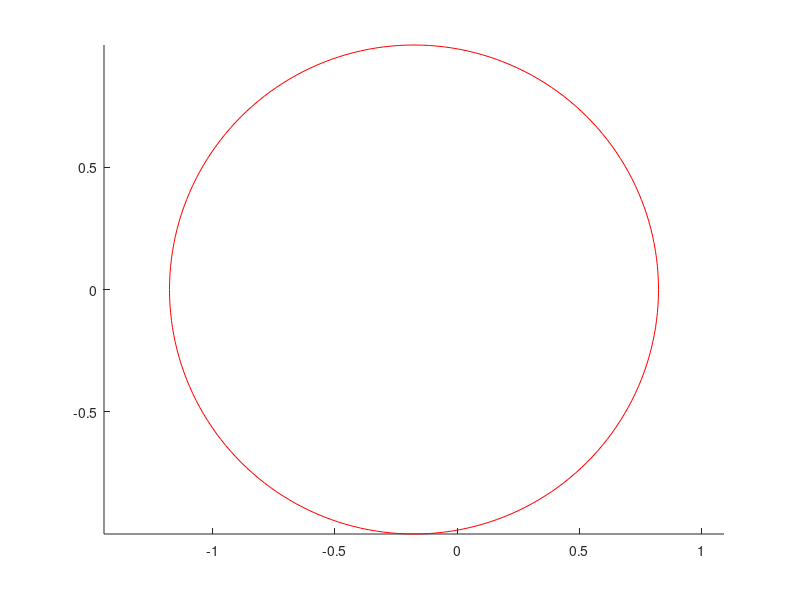

Write MATLAB code to recreate this figure. (Note: this script raises an error after producing the figure.)
clf
axis equal
hold on
x1=-sqrt(2)/8;
y1=0;
rc1=1;
[x,y,z] = cylinder(rc1,200);
plot(x(1,:)+x1,y(1,:)+y1,'r')
X1 = zeros(10,2);
for t=1:30
[x,y]=cirrdnPJ(x1,y1,rc1);
 X1(t,:) = [x y];
plot(x,y,'x'); 
end
hold on
x2= sqrt(2)/8;
y2 = 0;
rc2 = 1;
[x,y,z] = cylinder(rc2,200);
plot(x(1,:)+x2,y(1,:)+y2,'r')
X2 = zeros(10,2);
for t=1:30
[x,y]=cirrdnPJ(x2,y2,rc2);
X2(t,:) = [ x y];
plot(x,y,'x');
end
X = [X1;X2];
%generated 20 points
[A,b,c,Aeq,beq,lb,ub]= lindual(X',2);
[rtn,fval] = linprog(-c,A,b,Aeq,beq,lb,ub);
rtn(1:20)
fval
